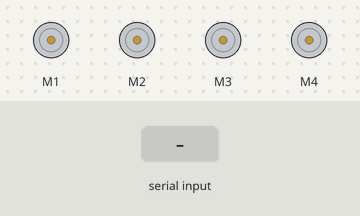
Simulated run of this sketch. Board: Arduino Uno, built with avr-gcc and run on an emulated ATmega328P. Shown: 4 × DC motor (green arrow = forward, orange = backward, longer = faster). The inputs (shaded band) are chosen by the test bench.

Above: at 1.2 s.
1.3 s: "F" received over Serial
At 2.5 s:
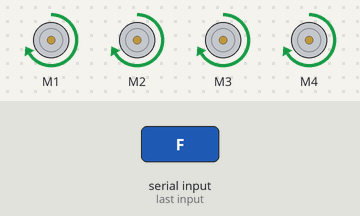
2.8 s: "B" received over Serial
At 3.6 s:
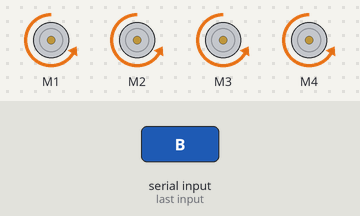
4.3 s: "L" received over Serial
At 4.8 s:
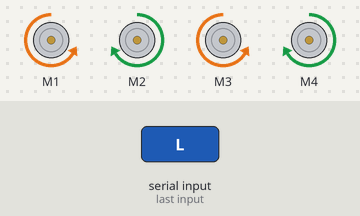
5.8 s: "R" received over Serial
At 7.0 s:
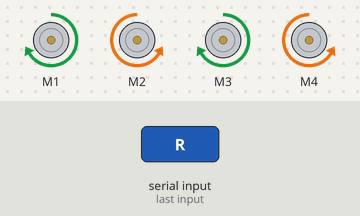
7.3 s: "S" received over Serial
At 8.2 s:
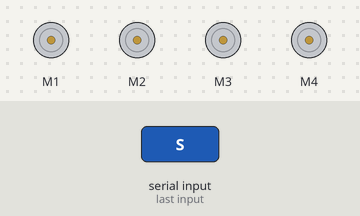
Timing chart, 0 to 9.8 s (numbered marks = the images above; inputs shaded):
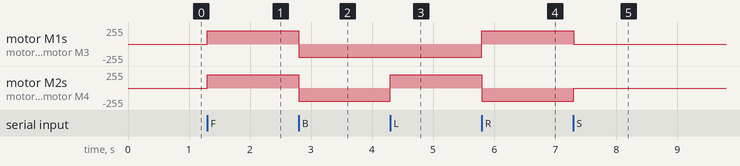

The sketch:

BluetoothCAR.ino
```cpp
#include <AFMotor.h>

AF_DCMotor motor1(1);
AF_DCMotor motor2(2);
AF_DCMotor motor3(3);
AF_DCMotor motor4(4);

char bt;

void setup() {
  Serial.begin(9600);
  stopCar();
}

void loop() {
  if (Serial.available()) {
    bt = Serial.read();

    switch (bt) {
      case 'F':
        forward();
        break;
      case 'B':
        backward();
        break;
      case 'L':
        left();
        break;
      case 'R':
        right();
        break;
      case 'S':
        stopCar();
        break;
    }
  }
}


void forward() {
  motor1.setSpeed(200);
  motor2.setSpeed(200);
  motor3.setSpeed(200);
  motor4.setSpeed(200);

  motor1.run(FORWARD);
  motor2.run(FORWARD);
  motor3.run(FORWARD);
  motor4.run(FORWARD);
}

void backward() {
  motor1.setSpeed(200);
  motor2.setSpeed(200);
  motor3.setSpeed(200);
  motor4.setSpeed(200);

  motor1.run(BACKWARD);
  motor2.run(BACKWARD);
  motor3.run(BACKWARD);
  motor4.run(BACKWARD);
}

void left() {
  motor1.setSpeed(200);
  motor2.setSpeed(200);
  motor3.setSpeed(200);
  motor4.setSpeed(200);

  motor1.run(BACKWARD);
  motor2.run(FORWARD);
  motor3.run(BACKWARD);
  motor4.run(FORWARD);
}

void right() {
  motor1.setSpeed(200);
  motor2.setSpeed(200);
  motor3.setSpeed(200);
  motor4.setSpeed(200);

  motor1.run(FORWARD);
  motor2.run(BACKWARD);
  motor3.run(FORWARD);
  motor4.run(BACKWARD);
}

void stopCar() {
  motor1.run(RELEASE);
  motor2.run(RELEASE);
  motor3.run(RELEASE);
  motor4.run(RELEASE);
}
```

Measured:
- after the input at 1.3 s, motor M1–4: stopped → forward 200/255 at once
- after the input at 2.8 s, motor M1–4: forward 200/255 → backward 200/255 at once
- after the input at 4.3 s, motor M2, motor M4: backward 200/255 → forward 200/255 at once
- after the input at 5.8 s, motor M1, motor M3: backward 200/255 → forward 200/255 at once; motor M2, motor M4: forward 200/255 → backward 200/255 at once
- after the input at 7.3 s, motor M1, motor M3: forward 200/255 → stopped at once; motor M2, motor M4: backward 200/255 → stopped at once
